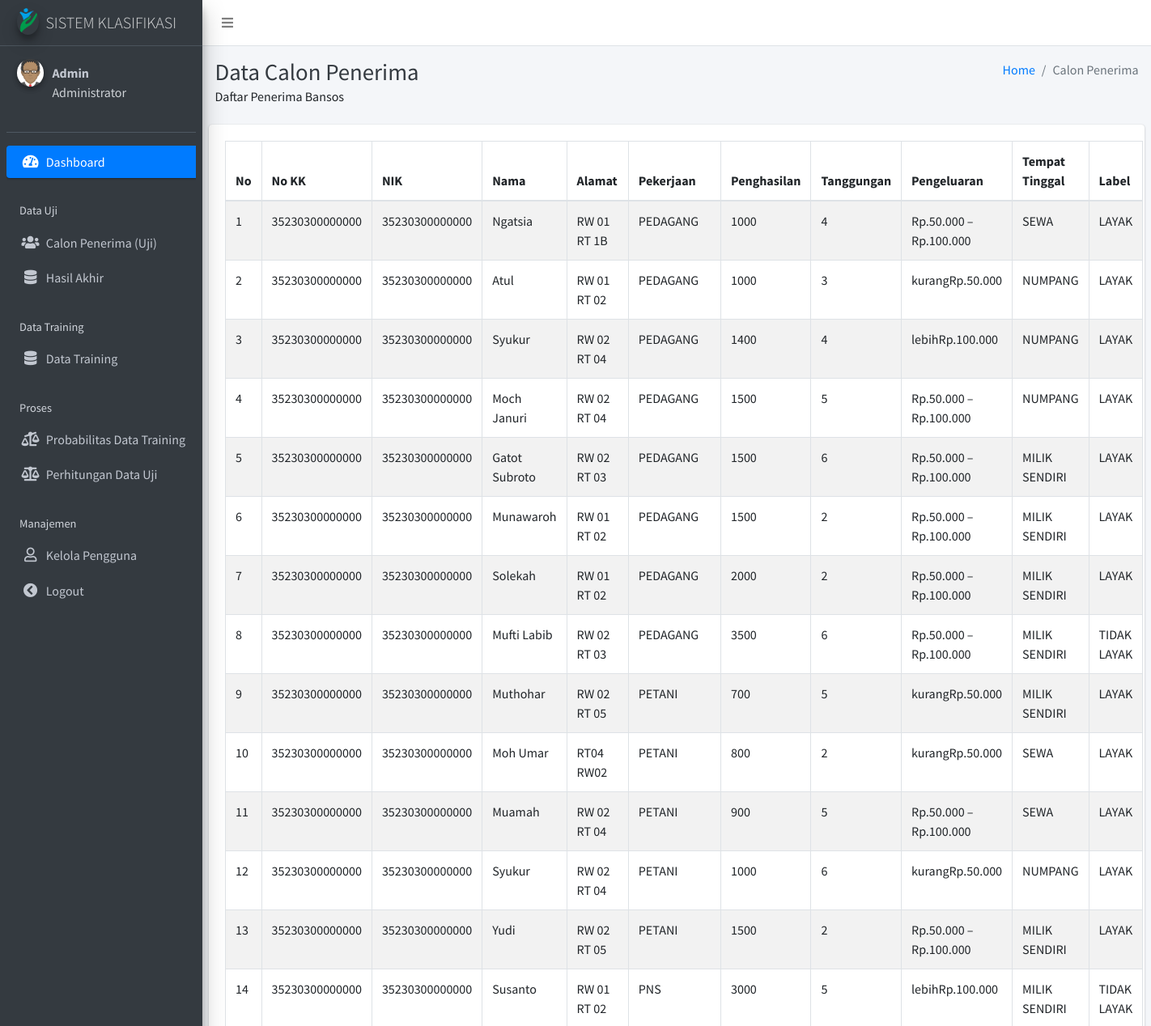
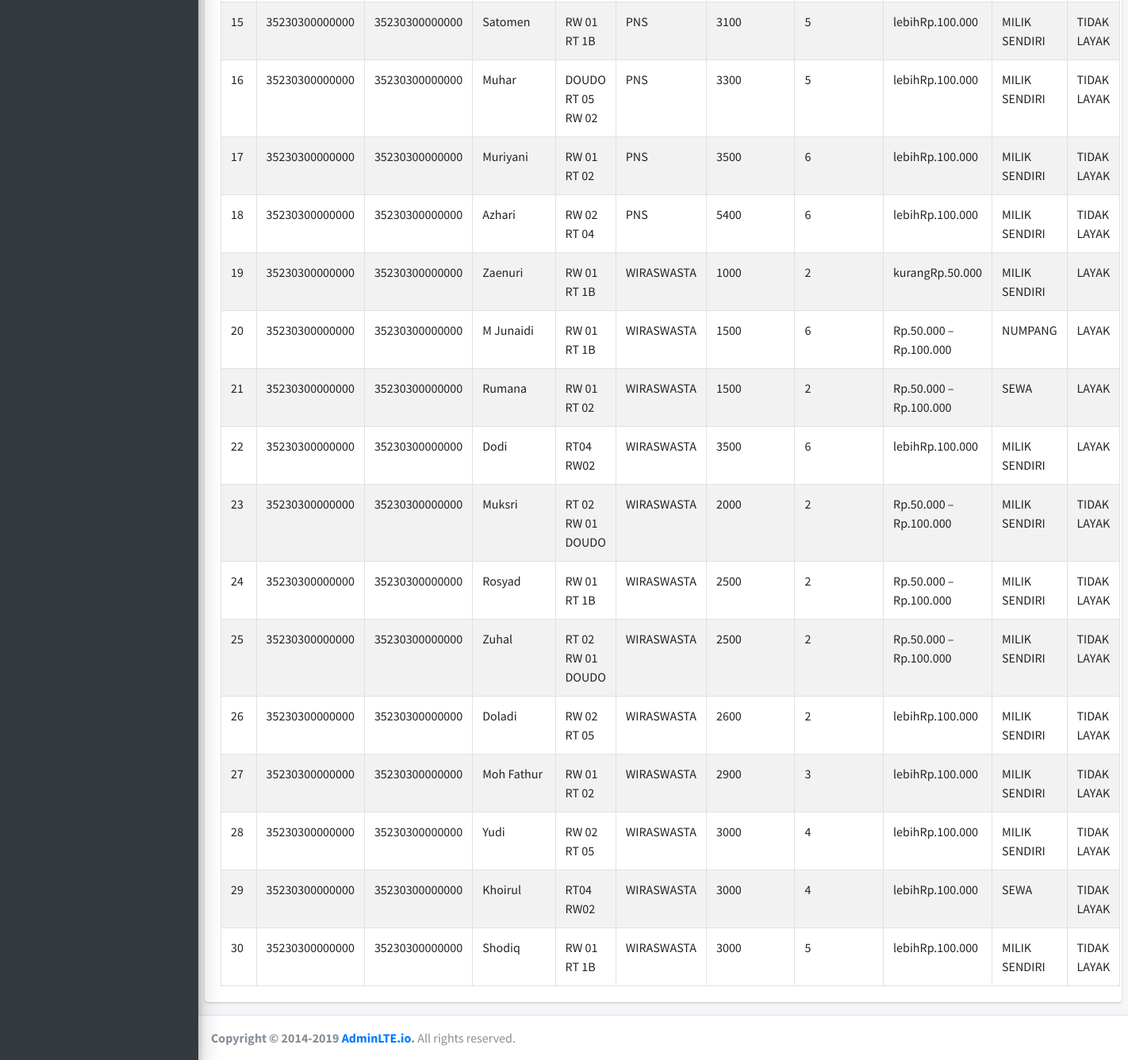
Screenshot of /listuji.php (signed in) with the database file from the repository (2 pictures, top to bottom).
### tables this page shows
CREATE TABLE `tb_uji` (
  `id_uji` int(50) NOT NULL,
  `no_kk` varchar(255) DEFAULT NULL,
  `nik` varchar(255) DEFAULT NULL,
  `nama` varchar(255) DEFAULT NULL,
  `alamat` text DEFAULT NULL,
  `jenis_pkj` varchar(255) DEFAULT NULL,
  `jml_phsl` int(255) DEFAULT NULL,
  `jml_art` int(50) DEFAULT NULL,
  `pengeluaran` varchar(255) DEFAULT NULL,
  `status_tmpt` varchar(60) DEFAULT NULL,
  `kelas_asli` varchar(50) NOT NULL
);

### listuji.php (the view, shortened to what this page needs)
<!DOCTYPE html>
<html>
<head>
  <?php
    include'_partials/header.php';
  ?>
</head>
<body class="hold-transition sidebar-mini layout-fixed">
<div class="wrapper">
  <?php
    include'_partials/navbar.php';
  ?>
  <?php
    include'_partials/sidebar.php';
  ?>
  <div class="content-wrapper">
    <div class="content-header">
      <div class="container-fluid">
        <div class="row mb-2">
          <div class="col-sm-6">
            <h1 class="m-0 text-dark">Data Calon Penerima </h1>
            <a>Daftar Penerima Bansos</a>
          </div>
          <div class="col-sm-6">
            <ol class="breadcrumb float-sm-right">
              <li class="breadcrumb-item"><a href="#">Home</a></li>
              <li class="breadcrumb-item active">Calon Penerima</li>
            </ol>
          </div>
        </div>
      </div>
    </div>
    <section class="content">
      <div class="row">
        <div class="col-12">
          <div class="card">
            <div class="card-body">
              <table id="example1" class="table table-bordered table-striped nowrap responsive">
                <thead>
                <tr>
                  <th>No</th>
                  <th>No KK</th>
                  <th>NIK</th>
                  <th>Nama</th>
                  <th>Alamat</th>
                  <th>Pekerjaan</th>
                  <th>Penghasilan</th>
                  <th>Tanggungan</th>
                  <th>Pengeluaran</th>
                  <th>Tempat Tinggal</th>
                  <th>Label</th>
                </tr>
                </thead>
                <tbody>
                  <?php
                    include "koneksi2.php";
                    $query_mysql = mysqli_query($host,"SELECT * FROM tb_uji")or die(mysqli_error());
                    $no = 1;
                    while($data = mysqli_fetch_array($query_mysql)){
                  ?>
                    <tr>
                      <td><?php echo $no++; ?></td>
                      <td><?php echo $data['no_kk']; ?></td>
                      <td> <?php echo $data['nik']; ?></td>
                      <td> <?php echo $data['nama']; ?></td>
                      <td> <?php echo $data['alamat']; ?></td>
                      <td> <?php echo $data['jenis_pkj']; ?></td>
                      <td> <?php echo $data['jml_phsl']; ?></td>
                      <td> <?php echo $data['jml_art']; ?> </td>
                      <td> <?php echo $data['pengeluaran']; ?> </td>
                      <td> <?php echo $data['status_tmpt']; ?> </td>
                      <td> <?php echo $data['kelas_asli']; ?> </td>
                    </tr>
                  <?php }?>
              </table>
            </div>
          </div>
        </div>
      </div>
    </section>
  </div>
  <?php
    include'_partials/footer.php';
  ?>
</div>
</body>
</html>

### rows the page displays
tb_uji: no_kk "35230300000000", nik "35230300000000", nama "Ngatsia", alamat "RW 01 RT 1B", jenis_pkj "PEDAGANG", jml_phsl "1000", jml_art "4", pengeluaran "Rp.50.000 – Rp.100.000", status_tmpt "SEWA", kelas_asli "LAYAK"
tb_uji: no_kk "35230300000000", nik "35230300000000", nama "Atul", alamat "RW 01 RT 02", jenis_pkj "PEDAGANG", jml_phsl "1000", jml_art "3", pengeluaran "kurangRp.50.000", status_tmpt "NUMPANG", kelas_asli "LAYAK"
tb_uji: no_kk "35230300000000", nik "35230300000000", nama "Syukur", alamat "RW 02 RT 04", jenis_pkj "PEDAGANG", jml_phsl "1400", jml_art "4", pengeluaran "lebihRp.100.000", status_tmpt "NUMPANG", kelas_asli "LAYAK"
tb_uji: no_kk "35230300000000", nik "35230300000000", nama "Moch Januri", alamat "RW 02 RT 04", jenis_pkj "PEDAGANG", jml_phsl "1500", jml_art "5", pengeluaran "Rp.50.000 – Rp.100.000", status_tmpt "NUMPANG", kelas_asli "LAYAK"
tb_uji: no_kk "35230300000000", nik "35230300000000", nama "Gatot Subroto", alamat "RW 02 RT 03", jenis_pkj "PEDAGANG", jml_phsl "1500", jml_art "6", pengeluaran "Rp.50.000 – Rp.100.000", status_tmpt "MILIK SENDIRI", kelas_asli "LAYAK"
tb_uji: no_kk "35230300000000", nik "35230300000000", nama "Munawaroh", alamat "RW 01 RT 02", jenis_pkj "PEDAGANG", jml_phsl "1500", jml_art "2", pengeluaran "Rp.50.000 – Rp.100.000", status_tmpt "MILIK SENDIRI", kelas_asli "LAYAK"
tb_uji: no_kk "35230300000000", nik "35230300000000", nama "Solekah", alamat "RW 01 RT 02", jenis_pkj "PEDAGANG", jml_phsl "2000", jml_art "2", pengeluaran "Rp.50.000 – Rp.100.000", status_tmpt "MILIK SENDIRI", kelas_asli "LAYAK"
tb_uji: no_kk "35230300000000", nik "35230300000000", nama "Mufti Labib", alamat "RW 02 RT 03", jenis_pkj "PEDAGANG", jml_phsl "3500", jml_art "6", pengeluaran "Rp.50.000 – Rp.100.000", status_tmpt "MILIK SENDIRI", kelas_asli "TIDAK LAYAK"
tb_uji: no_kk "35230300000000", nik "35230300000000", nama "Muthohar", alamat "RW 02 RT 05", jenis_pkj "PETANI", jml_phsl "700", jml_art "5", pengeluaran "kurangRp.50.000", status_tmpt "MILIK SENDIRI", kelas_asli "LAYAK"
tb_uji: no_kk "35230300000000", nik "35230300000000", nama "Moh Umar", alamat "RT04 RW02", jenis_pkj "PETANI", jml_phsl "800", jml_art "2", pengeluaran "kurangRp.50.000", status_tmpt "SEWA", kelas_asli "LAYAK"
tb_uji: no_kk "35230300000000", nik "35230300000000", nama "Muamah", alamat "RW 02 RT 04", jenis_pkj "PETANI", jml_phsl "900", jml_art "5", pengeluaran "Rp.50.000 – Rp.100.000", status_tmpt "SEWA", kelas_asli "LAYAK"
tb_uji: no_kk "35230300000000", nik "35230300000000", nama "Syukur", alamat "RW 02 RT 04", jenis_pkj "PETANI", jml_phsl "1000", jml_art "6", pengeluaran "kurangRp.50.000", status_tmpt "NUMPANG", kelas_asli "LAYAK"
tb_uji: no_kk "35230300000000", nik "35230300000000", nama "Yudi", alamat "RW 02 RT 05", jenis_pkj "PETANI", jml_phsl "1500", jml_art "2", pengeluaran "Rp.50.000 – Rp.100.000", status_tmpt "MILIK SENDIRI", kelas_asli "LAYAK"
tb_uji: no_kk "35230300000000", nik "35230300000000", nama "Susanto", alamat "RW 01 RT 02", jenis_pkj "PNS", jml_phsl "3000", jml_art "5", pengeluaran "lebihRp.100.000", status_tmpt "MILIK SENDIRI", kelas_asli "TIDAK LAYAK"
tb_uji: no_kk "35230300000000", nik "35230300000000", nama "Satomen", alamat "RW 01 RT 1B", jenis_pkj "PNS", jml_phsl "3100", jml_art "5", pengeluaran "lebihRp.100.000", status_tmpt "MILIK SENDIRI", kelas_asli "TIDAK LAYAK"
tb_uji: no_kk "35230300000000", nik "35230300000000", nama "Muhar", alamat "DOUDO RT 05 RW 02", jenis_pkj "PNS", jml_phsl "3300", jml_art "5", pengeluaran "lebihRp.100.000", status_tmpt "MILIK SENDIRI", kelas_asli "TIDAK LAYAK"
tb_uji: no_kk "35230300000000", nik "35230300000000", nama "Muriyani", alamat "RW 01 RT 02", jenis_pkj "PNS", jml_phsl "3500", jml_art "6", pengeluaran "lebihRp.100.000", status_tmpt "MILIK SENDIRI", kelas_asli "TIDAK LAYAK"
tb_uji: no_kk "35230300000000", nik "35230300000000", nama "Azhari", alamat "RW 02 RT 04", jenis_pkj "PNS", jml_phsl "5400", jml_art "6", pengeluaran "lebihRp.100.000", status_tmpt "MILIK SENDIRI", kelas_asli "TIDAK LAYAK"
tb_uji: no_kk "35230300000000", nik "35230300000000", nama "Zaenuri", alamat "RW 01 RT 1B", jenis_pkj "WIRASWASTA", jml_phsl "1000", jml_art "2", pengeluaran "kurangRp.50.000", status_tmpt "MILIK SENDIRI", kelas_asli "LAYAK"
tb_uji: no_kk "35230300000000", nik "35230300000000", nama "M Junaidi", alamat "RW 01 RT 1B", jenis_pkj "WIRASWASTA", jml_phsl "1500", jml_art "6", pengeluaran "Rp.50.000 – Rp.100.000", status_tmpt "NUMPANG", kelas_asli "LAYAK"
tb_uji: no_kk "35230300000000", nik "35230300000000", nama "Rumana", alamat "RW 01 RT 02", jenis_pkj "WIRASWASTA", jml_phsl "1500", jml_art "2", pengeluaran "Rp.50.000 – Rp.100.000", status_tmpt "SEWA", kelas_asli "LAYAK"
tb_uji: no_kk "35230300000000", nik "35230300000000", nama "Dodi", alamat "RT04 RW02", jenis_pkj "WIRASWASTA", jml_phsl "3500", jml_art "6", pengeluaran "lebihRp.100.000", status_tmpt "MILIK SENDIRI", kelas_asli "LAYAK"
tb_uji: no_kk "35230300000000", nik "35230300000000", nama "Muksri", alamat "RT 02 RW 01 DOUDO", jenis_pkj "WIRASWASTA", jml_phsl "2000", jml_art "2", pengeluaran "Rp.50.000 – Rp.100.000", status_tmpt "MILIK SENDIRI", kelas_asli "TIDAK LAYAK"
tb_uji: no_kk "35230300000000", nik "35230300000000", nama "Rosyad", alamat "RW 01 RT 1B", jenis_pkj "WIRASWASTA", jml_phsl "2500", jml_art "2", pengeluaran "Rp.50.000 – Rp.100.000", status_tmpt "MILIK SENDIRI", kelas_asli "TIDAK LAYAK"
tb_uji: no_kk "35230300000000", nik "35230300000000", nama "Zuhal", alamat "RT 02 RW 01 DOUDO", jenis_pkj "WIRASWASTA", jml_phsl "2500", jml_art "2", pengeluaran "Rp.50.000 – Rp.100.000", status_tmpt "MILIK SENDIRI", kelas_asli "TIDAK LAYAK"
tb_uji: no_kk "35230300000000", nik "35230300000000", nama "Doladi", alamat "RW 02 RT 05", jenis_pkj "WIRASWASTA", jml_phsl "2600", jml_art "2", pengeluaran "lebihRp.100.000", status_tmpt "MILIK SENDIRI", kelas_asli "TIDAK LAYAK"
tb_uji: no_kk "35230300000000", nik "35230300000000", nama "Moh Fathur", alamat "RW 01 RT 02", jenis_pkj "WIRASWASTA", jml_phsl "2900", jml_art "3", pengeluaran "lebihRp.100.000", status_tmpt "MILIK SENDIRI", kelas_asli "TIDAK LAYAK"
tb_uji: no_kk "35230300000000", nik "35230300000000", nama "Yudi", alamat "RW 02 RT 05", jenis_pkj "WIRASWASTA", jml_phsl "3000", jml_art "4", pengeluaran "lebihRp.100.000", status_tmpt "MILIK SENDIRI", kelas_asli "TIDAK LAYAK"
tb_uji: no_kk "35230300000000", nik "35230300000000", nama "Khoirul", alamat "RT04 RW02", jenis_pkj "WIRASWASTA", jml_phsl "3000", jml_art "4", pengeluaran "lebihRp.100.000", status_tmpt "SEWA", kelas_asli "TIDAK LAYAK"
tb_uji: no_kk "35230300000000", nik "35230300000000", nama "Shodiq", alamat "RW 01 RT 1B", jenis_pkj "WIRASWASTA", jml_phsl "3000", jml_art "5", pengeluaran "lebihRp.100.000", status_tmpt "MILIK SENDIRI", kelas_asli "TIDAK LAYAK"

### other values shown
$_SESSION['nama'] "Admin"
